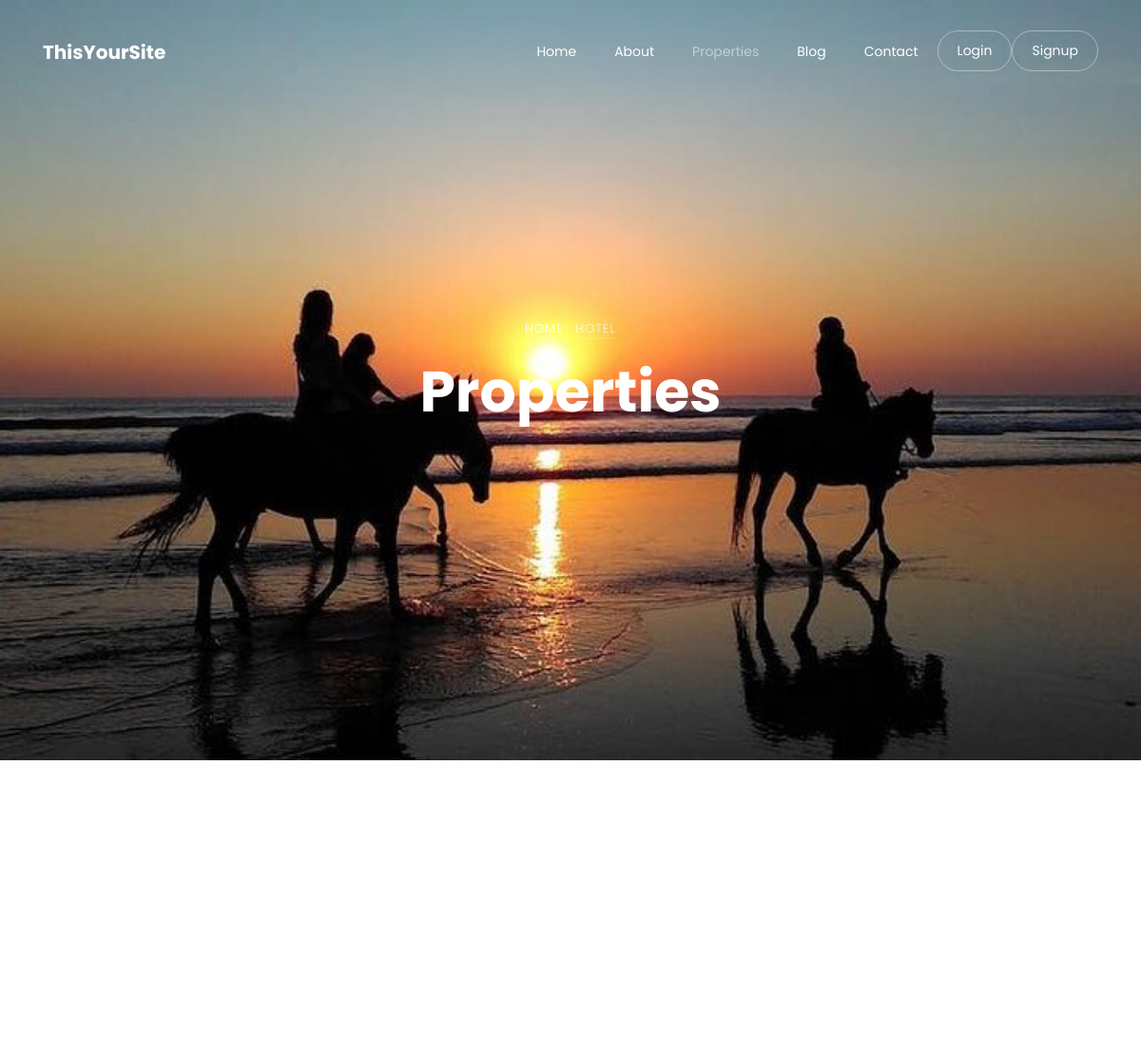
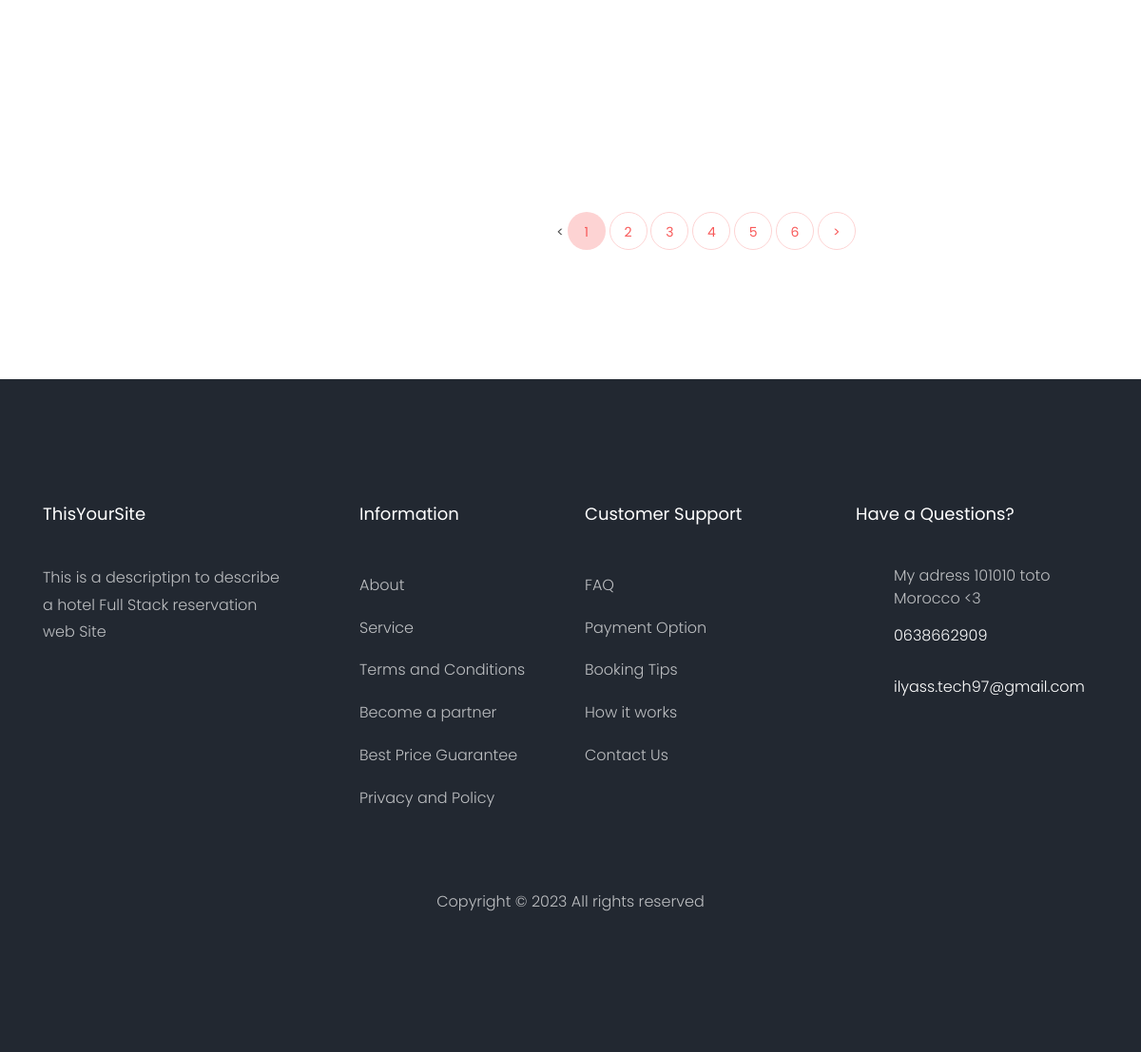
Screenshot of /property/ with the database file from the repository (2 pictures, top to bottom).
### settings/models.py (models this page shows, shortened)
class Settings(models.Model):
    site_name = models.CharField(max_length=50)
    logo = models.ImageField(upload_to='settings')
    phone = models.CharField(max_length=20)
    email = models.EmailField(max_length=254)
    description = models.TextField(max_length=300)
    fb_link = models.URLField(max_length=200)
    twitter_link = models.URLField(max_length=200)
    instagram_link = models.URLField(max_length=200)
    adress = models.CharField(max_length=100)
    copyright_area = models.CharField(max_length=100, default="Copyright © 2023 Your Website")

### property/views.py (the view)
# urls.py: path('',PropertyList.as_view(),name='property_list'),
class PropertyList(FilterView):
    model = Property
    paginate_by = 3
    filterset_class = PropertyFilter
    template_name = 'property/property_list.html'
    ordering = ['name']
    def get_queryset(self):
        queryset = super().get_queryset()
        return queryset.order_by('name')

### property/models.py (called while the page is built)
    def __str__(self):
        return self.name

    def get_absolte_url(self):
        return reverse('property:property_detail',kwargs={'slug': self.slug})

    def __str__(self):
        return str(self.name)

    def __str__(self):
        return self.name

### property/templates/property/property_list.html (shortened to what this page needs)
{% extends 'base.html' %}
{% load bootstrap5 %}
{% load static %}
{% block body %}
<div class="hero-wrap js-fullheight" style="background-image: url('{% static 'images/4.jpg' %}');">
	<div class="container">
		<div class="row no-gutters slider-text js-fullheight align-items-center justify-content-center"
			data-scrollax-parent="true">
			<div class="col-md-9 ftco-animate text-center" data-scrollax=" properties: { translateY: '70%' }">
				<p class="breadcrumbs" data-scrollax="properties: { translateY: '30%', opacity: 1.6 }"><span
						class="mr-2"><a href="/">Home</a></span> <span>Hotel</span></p>
				<h1 class="mb-3 bread" data-scrollax="properties: { translateY: '30%', opacity: 1.6 }">Properties</h1>
			</div>
		</div>
	</div>
</div>
<section class="ftco-section ftco-degree-bg">
	<div class="container">
		<div class="row">
			<div class="col-lg-3 sidebar">
			</div>
			<div class="col-lg-9">
				<div class="row">
				</div>
				{% if is_paginated %}
				<div class="row mt-5">
					<div class="col text-center">
						<div class="block-27">
							<ul>
								{% if page_obj.has_previous %}
								<li><a href="?page={{page_obj.previous_page_number}}">&lt;</a></li>
								{% else %}
								<li class="disabled">&lt;</li>
								{% endif %}
								{% for i in paginator.page_range %}
									{% if page_obj.number == i %}
									<li class="active"><span>{{i}}</span></li>
									{% else %}
									<li><a href="?page={{i}}">{{i}}</a></li>
									{% endif %}
								{% endfor %}
								{% if page_obj.has_next %}
								<li><a href="?page={{page_obj.next_page_number}}">&gt;</a></li>
								{% else %}
								<li class="disabled">&gt;</li>
								{% endif %}
							</ul>
						</div>
					</div>
				</div>
				{% endif %}
			</div>
		</div>
	</div>
</section>
{% endblock body %}

### templates/base.html (shortened to what this page needs)
{% load static %}
<!DOCTYPE html>
<html lang="en">
<head>
    <link href="https://cdn.jsdelivr.net/npm/bootstrap@5.3.2/dist/css/bootstrap.min.css" rel="stylesheet">
    <link rel="stylesheet" href="https://cdn.jsdelivr.net/npm/bootstrap@4.6.2/dist/css/bootstrap.min.css">
    <link rel="stylesheet" href="https://cdn.jsdelivr.net/npm/bootstrap-icons@1.11.1/font/bootstrap-icons.css">
    <link rel="stylesheet" href="{% static 'css/open-iconic-bootstrap.min.css' %}">
    <link rel="stylesheet" href="{% static 'css/animate.css' %}">
    <link rel="stylesheet" href="{% static 'css/owl.carousel.min.css' %}">
    <link rel="stylesheet" href="{% static 'css/owl.theme.default.min.css' %}">
    <link rel="stylesheet" href="{% static 'css/magnific-popup.css' %}">
    <link rel="stylesheet" href="{% static 'css/aos.css' %}">
    <link rel="stylesheet" href="{% static 'css/ionicons.min.css' %}">
    <link rel="stylesheet" href="{% static 'css/bootstrap-datepicker.css' %}">
    <link rel="stylesheet" href="{% static 'css/jquery.timepicker.css' %}">
    <link rel="stylesheet" href="{% static 'css/flaticon.css' %}">
    <link rel="stylesheet" href="{% static 'css/icomoon.css' %}">
    <link rel="stylesheet" href="{% static 'css/style.css' %}">
</head>
<body>
  <nav class="navbar navbar-expand-lg navbar-dark ftco_navbar bg-dark ftco-navbar-light" id="ftco-navbar">
    <div class="container">
      <a class="navbar-brand" href="/">{{myfooter.site_name}}</a>
      <div class="collapse navbar-collapse" id="ftco-nav">
        <ul class="navbar-nav ml-auto">
          <li class="nav-item"><a href="/" class="nav-link">Home</a></li>
          <li class="nav-item"><a href="{% url 'about:about' %}" class="nav-link">About</a></li>
          <li class="nav-item active"><a href="{% url 'property:property_list' %}" class="nav-link">Properties</a></li>
          <li class="nav-item"><a href="{% url 'blog:post_list' %}" class="nav-link">Blog</a></li>
          <li class="nav-item"><a href="{% url 'settings:contact_us' %}" class="nav-link">Contact</a></li>
          {% if request.user.is_authenticated %}
          <li class="nav-item cta"><a href="{% url 'accounts:profile' %}" class="nav-link">Profile</a></li>
          <li class="nav-item cta "><a href="{% url 'logout' %}" class="nav-link">Logout</a></li>
          {% else %}
          <li class="nav-item cta"><a href="{% url 'login' %}" class="nav-link"><span>Login</span></a></li>
          <li class="nav-item cta"><a href="{% url 'accounts:signup' %}" class="nav-link"><span>Signup</span></a></li>
          {% endif %}
        </ul>
      </div>
    </div>
  </nav>
  {% block body %}
  {% endblock body %}
  <footer class="ftco-footer ftco-bg-dark ftco-section">
    <div class="container">
      <div class="row mb-5">
        <div class="col-md">
          <div class="ftco-footer-widget mb-4">
            <h2 class="ftco-heading-2">{{myfooter.site_name}}</h2>
            <p>{{myfooter.description}}</p>
            <ul class="ftco-footer-social list-unstyled float-md-left float-lft mt-5">
            </ul>
          </div>
        </div>
        <div class="col-md">
          <div class="ftco-footer-widget mb-4 ml-md-5">
            <h2 class="ftco-heading-2">Information</h2>
            <ul class="list-unstyled">
              <li><a href="#" class="py-2 d-block">About</a></li>
              <li><a href="#" class="py-2 d-block">Service</a></li>
              <li><a href="#" class="py-2 d-block">Terms and Conditions</a></li>
              <li><a href="#" class="py-2 d-block">Become a partner</a></li>
              <li><a href="#" class="py-2 d-block">Best Price Guarantee</a></li>
              <li><a href="#" class="py-2 d-block">Privacy and Policy</a></li>
            </ul>
          </div>
        </div>
        <div class="col-md">
          <div class="ftco-footer-widget mb-4">
            <h2 class="ftco-heading-2">Customer Support</h2>
            <ul class="list-unstyled">
              <li><a href="#" class="py-2 d-block">FAQ</a></li>
              <li><a href="#" class="py-2 d-block">Payment Option</a></li>
              <li><a href="#" class="py-2 d-block">Booking Tips</a></li>
              <li><a href="#" class="py-2 d-block">How it works</a></li>
              <li><a href="#" class="py-2 d-block">Contact Us</a></li>
            </ul>
          </div>
        </div>
        <div class="col-md">
          <div class="ftco-footer-widget mb-4">
            <h2 class="ftco-heading-2">Have a Questions?</h2>
            <div class="block-23 mb-3">
              <ul>
                <li><span class="icon icon-map-marker"></span><span class="text">{{myfooter.adress}}</span></li>
                <li><a href="#"><span class="icon icon-phone"></span><span class="text">{{myfooter.phone}}</span></a>
                </li>
                <li><a href="#"><span class="icon icon-envelope"></span><span class="text">{{myfooter.email}}</span></a>
                </li>
              </ul>
            </div>
          </div>
        </div>
      </div>
      <div class="row">
        <div class="col-md-12 text-center">
          <p>{{myfooter.copyright_area}}</p>
        </div>
      </div>
    </div>
  </footer>
</body>
</html>

### static/css/icomoon.css (style rules this page uses)
[class^="icon-"], [class*=" icon-"] { font-family: 'icomoon' !important; speak: none; font-style: normal; font-weight: normal; font-variant: normal; text-transform: none; line-height: 1; -webkit-font-smoothing: antialiased; -moz-osx-font-smoothing: grayscale; }
.icon-map-marker:before { content: "\f041"; }
.icon-phone:before { content: "\f095"; }
.icon-envelope:before { content: "\f0e0"; }

### rows the page displays
Settings: site_name "ThisYourSite", description "This is a descriptipn to describe a hotel Full Stack reservation web Site", adress "My adress 101010 toto Morocco <3", phone "0638662909", email "ilyass.tech97@gmail.com", copyright_area "Copyright © 2023 All rights reserved"

### other values shown
{{ i }} "1"
{{ i }} "2" "3" "4" "5" "6"
